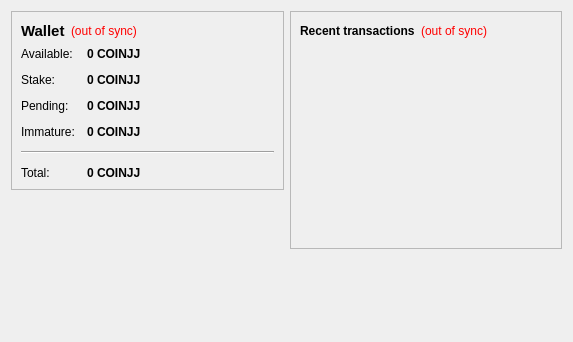
<?xml version="1.0" encoding="UTF-8"?>
<ui version="4.0">
 <class>OverviewPage</class>
 <widget class="QWidget" name="OverviewPage">
  <property name="geometry">
   <rect>
    <x>0</x>
    <y>0</y>
    <width>573</width>
    <height>342</height>
   </rect>
  </property>
  <property name="windowTitle">
   <string>Form</string>
  </property>
  <layout class="QHBoxLayout" name="horizontalLayout" stretch="1,1">
   <item>
    <layout class="QVBoxLayout" name="verticalLayout_2">
     <item>
      <widget class="QFrame" name="frame">
       <property name="frameShape">
        <enum>QFrame::StyledPanel</enum>
       </property>
       <property name="frameShadow">
        <enum>QFrame::Raised</enum>
       </property>
       <layout class="QVBoxLayout" name="verticalLayout_4">
        <item>
         <layout class="QHBoxLayout" name="horizontalLayout_4">
          <item>
           <widget class="QLabel" name="label_5">
            <property name="font">
             <font>
              <pointsize>11</pointsize>
              <weight>75</weight>
              <bold>true</bold>
             </font>
            </property>
            <property name="text">
             <string>Wallet</string>
            </property>
           </widget>
          </item>
          <item>
           <widget class="QLabel" name="labelWalletStatus">
            <property name="toolTip">
             <string>The displayed information may be out of date. Your wallet automatically synchronizes with the NEWCOIN network after a connection is established, but this process has not completed yet.</string>
            </property>
            <property name="styleSheet">
             <string notr="true">QLabel { color: red; }</string>
            </property>
            <property name="text">
             <string notr="true">(out of sync)</string>
            </property>
            <property name="alignment">
             <set>Qt::AlignLeading|Qt::AlignLeft|Qt::AlignVCenter</set>
            </property>
           </widget>
          </item>
          <item>
           <spacer name="horizontalSpacer_2">
            <property name="orientation">
             <enum>Qt::Horizontal</enum>
            </property>
            <property name="sizeHint" stdset="0">
             <size>
              <width>40</width>
              <height>20</height>
             </size>
            </property>
           </spacer>
          </item>
         </layout>
        </item>
        <item>
         <layout class="QFormLayout" name="formLayout_2">
          <property name="fieldGrowthPolicy">
           <enum>QFormLayout::AllNonFixedFieldsGrow</enum>
          </property>
          <property name="horizontalSpacing">
           <number>12</number>
          </property>
          <property name="verticalSpacing">
           <number>12</number>
          </property>
          <item row="0" column="0">
           <widget class="QLabel" name="label">
            <property name="text">
             <string>Available:</string>
            </property>
           </widget>
          </item>
          <item row="0" column="1">
           <widget class="QLabel" name="labelBalance">
            <property name="font">
             <font>
              <weight>75</weight>
              <bold>true</bold>
             </font>
            </property>
            <property name="cursor">
             <cursorShape>IBeamCursor</cursorShape>
            </property>
            <property name="toolTip">
             <string>Your current spendable balance</string>
            </property>
            <property name="text">
             <string notr="true">0 COINJJ</string>
            </property>
            <property name="textInteractionFlags">
             <set>Qt::LinksAccessibleByMouse|Qt::TextSelectableByKeyboard|Qt::TextSelectableByMouse</set>
            </property>
           </widget>
          </item>
          <item row="1" column="0">
           <widget class="QLabel" name="label_6">
            <property name="text">
             <string>Stake:</string>
            </property>
           </widget>
          </item>
          <item row="1" column="1">
           <widget class="QLabel" name="labelStake">
            <property name="font">
             <font>
              <weight>75</weight>
              <bold>true</bold>
             </font>
            </property>
            <property name="cursor">
             <cursorShape>IBeamCursor</cursorShape>
            </property>
            <property name="toolTip">
             <string>Total of coins that was staked, and do not yet count toward the current balance</string>
            </property>
            <property name="text">
             <string notr="true">0 COINJJ</string>
            </property>
            <property name="textInteractionFlags">
             <set>Qt::LinksAccessibleByMouse|Qt::TextSelectableByKeyboard|Qt::TextSelectableByMouse</set>
            </property>
           </widget>
          </item>
          <item row="2" column="0">
           <widget class="QLabel" name="label_3">
            <property name="text">
             <string>Pending:</string>
            </property>
           </widget>
          </item>
          <item row="2" column="1">
           <widget class="QLabel" name="labelUnconfirmed">
            <property name="font">
             <font>
              <weight>75</weight>
              <bold>true</bold>
             </font>
            </property>
            <property name="cursor">
             <cursorShape>IBeamCursor</cursorShape>
            </property>
            <property name="toolTip">
             <string>Total of transactions that have yet to be confirmed, and do not yet count toward the current balance</string>
            </property>
            <property name="text">
             <string notr="true">0 COINJJ</string>
            </property>
            <property name="textInteractionFlags">
             <set>Qt::LinksAccessibleByMouse|Qt::TextSelectableByKeyboard|Qt::TextSelectableByMouse</set>
            </property>
           </widget>
          </item>
          <item row="3" column="0">
           <widget class="QLabel" name="labelImmatureText">
            <property name="text">
             <string>Immature:</string>
            </property>
           </widget>
          </item>
          <item row="3" column="1">
           <widget class="QLabel" name="labelImmature">
            <property name="font">
             <font>
              <weight>75</weight>
              <bold>true</bold>
             </font>
            </property>
            <property name="toolTip">
             <string>Mined balance that has not yet matured</string>
            </property>
            <property name="text">
             <string notr="true">0 COINJJ</string>
            </property>
            <property name="textInteractionFlags">
             <set>Qt::LinksAccessibleByMouse|Qt::TextSelectableByKeyboard|Qt::TextSelectableByMouse</set>
            </property>
           </widget>
          </item>
          <item row="4" column="0" colspan="2">
           <widget class="Line" name="line">
            <property name="orientation">
             <enum>Qt::Horizontal</enum>
            </property>
           </widget>
          </item>
          <item row="5" column="0">
           <widget class="QLabel" name="labelTotalText">
            <property name="text">
             <string>Total:</string>
            </property>
           </widget>
          </item>
          <item row="5" column="1">
           <widget class="QLabel" name="labelTotal">
            <property name="font">
             <font>
              <weight>75</weight>
              <bold>true</bold>
             </font>
            </property>
            <property name="cursor">
             <cursorShape>IBeamCursor</cursorShape>
            </property>
            <property name="toolTip">
             <string>Your current total balance</string>
            </property>
            <property name="text">
             <string notr="true">0 COINJJ</string>
            </property>
            <property name="textInteractionFlags">
             <set>Qt::LinksAccessibleByMouse|Qt::TextSelectableByKeyboard|Qt::TextSelectableByMouse</set>
            </property>
           </widget>
          </item>
         </layout>
        </item>
       </layout>
      </widget>
     </item>
     <item>
      <spacer name="verticalSpacer">
       <property name="orientation">
        <enum>Qt::Vertical</enum>
       </property>
       <property name="sizeHint" stdset="0">
        <size>
         <width>20</width>
         <height>40</height>
        </size>
       </property>
      </spacer>
     </item>
    </layout>
   </item>
   <item>
    <layout class="QVBoxLayout" name="verticalLayout_3">
     <item>
      <widget class="QFrame" name="frame_2">
       <property name="frameShape">
        <enum>QFrame::StyledPanel</enum>
       </property>
       <property name="frameShadow">
        <enum>QFrame::Raised</enum>
       </property>
       <layout class="QVBoxLayout" name="verticalLayout">
        <item>
         <layout class="QHBoxLayout" name="horizontalLayout_2">
          <item>
           <widget class="QLabel" name="label_4">
            <property name="text">
             <string>&lt;b&gt;Recent transactions&lt;/b&gt;</string>
            </property>
           </widget>
          </item>
          <item>
           <widget class="QLabel" name="labelTransactionsStatus">
            <property name="toolTip">
             <string>The displayed information may be out of date. Your wallet automatically synchronizes with the NEWCOIN network after a connection is established, but this process has not completed yet.</string>
            </property>
            <property name="styleSheet">
             <string notr="true">QLabel { color: red; }</string>
            </property>
            <property name="text">
             <string notr="true">(out of sync)</string>
            </property>
            <property name="alignment">
             <set>Qt::AlignRight|Qt::AlignTrailing|Qt::AlignVCenter</set>
            </property>
           </widget>
          </item>
          <item>
           <spacer name="horizontalSpacer">
            <property name="orientation">
             <enum>Qt::Horizontal</enum>
            </property>
            <property name="sizeHint" stdset="0">
             <size>
              <width>40</width>
              <height>20</height>
             </size>
            </property>
           </spacer>
          </item>
         </layout>
        </item>
        <item>
         <widget class="QListView" name="listTransactions">
          <property name="styleSheet">
           <string notr="true">QListView { background: transparent; }</string>
          </property>
          <property name="frameShape">
           <enum>QFrame::NoFrame</enum>
          </property>
          <property name="verticalScrollBarPolicy">
           <enum>Qt::ScrollBarAlwaysOff</enum>
          </property>
          <property name="horizontalScrollBarPolicy">
           <enum>Qt::ScrollBarAlwaysOff</enum>
          </property>
          <property name="selectionMode">
           <enum>QAbstractItemView::NoSelection</enum>
          </property>
         </widget>
        </item>
       </layout>
      </widget>
     </item>
     <item>
      <spacer name="verticalSpacer_2">
       <property name="orientation">
        <enum>Qt::Vertical</enum>
       </property>
       <property name="sizeHint" stdset="0">
        <size>
         <width>20</width>
         <height>40</height>
        </size>
       </property>
      </spacer>
     </item>
    </layout>
   </item>
  </layout>
 </widget>
 <resources/>
 <connections/>
</ui>
